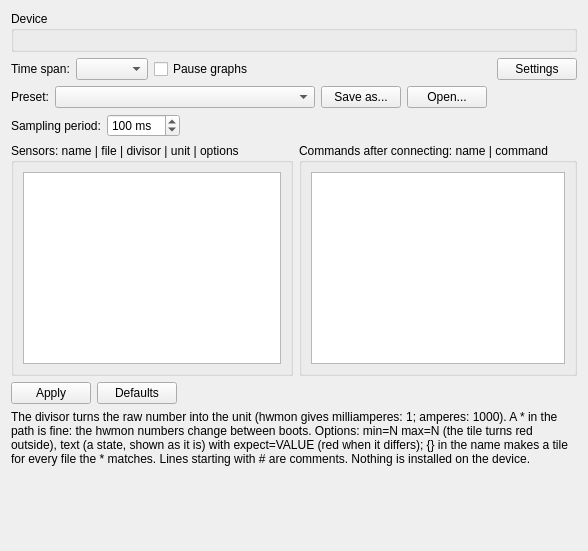
<?xml version="1.0" encoding="UTF-8"?>
<ui version="4.0">
 <class>HwmonPage</class>
 <widget class="QWidget" name="HwmonPage">
  <layout class="QVBoxLayout" name="rootLayout" stretch="0,0,0,1">
   <item>
    <widget class="QGroupBox" name="infoBox">
     <property name="title"><string>Device</string></property>
     <layout class="QFormLayout" name="infoForm"/>
    </widget>
   </item>
   <item>
    <layout class="QHBoxLayout" name="controlsLayout">
     <item>
      <widget class="QLabel" name="windowLabel">
       <property name="text"><string>Time span:</string></property>
      </widget>
     </item>
     <item>
      <widget class="QComboBox" name="windowCombo"/>
     </item>
     <item>
      <widget class="QCheckBox" name="pauseCheck">
       <property name="text"><string>Pause graphs</string></property>
      </widget>
     </item>
     <item>
      <spacer name="controlsSpacer">
       <property name="orientation"><enum>Qt::Horizontal</enum></property>
       <property name="sizeHint" stdset="0"><size><width>40</width><height>20</height></size></property>
      </spacer>
     </item>
     <item>
      <widget class="QLabel" name="statusLabel"/>
     </item>
     <item>
      <widget class="QPushButton" name="settingsButton">
       <property name="text"><string>Settings</string></property>
       <property name="checkable"><bool>true</bool></property>
      </widget>
     </item>
    </layout>
   </item>
   <item>
    <widget class="QWidget" name="settingsPanel">
     <property name="visible"><bool>false</bool></property>
     <layout class="QVBoxLayout" name="settingsLayout">
      <property name="leftMargin"><number>0</number></property>
      <property name="topMargin"><number>0</number></property>
      <property name="rightMargin"><number>0</number></property>
      <property name="bottomMargin"><number>0</number></property>
      <item>
       <layout class="QHBoxLayout" name="presetRow" stretch="0,0,0,0,1">
        <item>
         <widget class="QLabel" name="presetLabel">
          <property name="text"><string>Preset:</string></property>
         </widget>
        </item>
        <item>
         <widget class="QComboBox" name="presetCombo">
          <property name="minimumSize"><size><width>260</width><height>0</height></size></property>
         </widget>
        </item>
        <item>
         <widget class="QPushButton" name="saveButton">
          <property name="text"><string>Save as...</string></property>
         </widget>
        </item>
        <item>
         <widget class="QPushButton" name="openButton">
          <property name="text"><string>Open...</string></property>
         </widget>
        </item>
        <item>
         <widget class="QLabel" name="presetNote">
          <property name="wordWrap"><bool>true</bool></property>
         </widget>
        </item>
       </layout>
      </item>
      <item>
       <layout class="QHBoxLayout" name="periodRow">
        <item>
         <widget class="QLabel" name="periodLabel">
          <property name="text"><string>Sampling period:</string></property>
         </widget>
        </item>
        <item>
         <widget class="QSpinBox" name="periodSpin">
          <property name="suffix"><string> ms</string></property>
          <property name="minimum"><number>20</number></property>
          <property name="maximum"><number>2000</number></property>
          <property name="value"><number>100</number></property>
         </widget>
        </item>
        <item>
         <spacer name="periodSpacer">
          <property name="orientation"><enum>Qt::Horizontal</enum></property>
          <property name="sizeHint" stdset="0"><size><width>40</width><height>20</height></size></property>
         </spacer>
        </item>
       </layout>
      </item>
      <item>
       <layout class="QHBoxLayout" name="listsRow" stretch="3,2">
        <item>
         <widget class="QGroupBox" name="sensorsBox">
          <property name="title"><string>Sensors: name | file | divisor | unit | options</string></property>
          <layout class="QVBoxLayout" name="sensorsLayout">
           <item>
            <widget class="QPlainTextEdit" name="sensorsEdit">
             <property name="font"><font><family>monospace</family></font></property>
             <property name="lineWrapMode"><enum>QPlainTextEdit::NoWrap</enum></property>
            </widget>
           </item>
          </layout>
         </widget>
        </item>
        <item>
         <widget class="QGroupBox" name="infoCmdBox">
          <property name="title"><string>Commands after connecting: name | command</string></property>
          <layout class="QVBoxLayout" name="infoCmdLayout">
           <item>
            <widget class="QPlainTextEdit" name="infoEdit">
             <property name="font"><font><family>monospace</family></font></property>
             <property name="lineWrapMode"><enum>QPlainTextEdit::NoWrap</enum></property>
            </widget>
           </item>
          </layout>
         </widget>
        </item>
       </layout>
      </item>
      <item>
       <layout class="QHBoxLayout" name="buttonRow" stretch="0,0,1">
        <item>
         <widget class="QPushButton" name="applyButton">
          <property name="text"><string>Apply</string></property>
         </widget>
        </item>
        <item>
         <widget class="QPushButton" name="defaultsButton">
          <property name="text"><string>Defaults</string></property>
         </widget>
        </item>
        <item>
         <widget class="QLabel" name="errorLabel">
          <property name="styleSheet"><string>color: #c62828;</string></property>
          <property name="wordWrap"><bool>true</bool></property>
         </widget>
        </item>
       </layout>
      </item>
      <item>
       <widget class="QLabel" name="hintLabel">
        <property name="text"><string>The divisor turns the raw number into the unit (hwmon gives milliamperes: 1; amperes: 1000). A * in the path is fine: the hwmon numbers change between boots. Options: min=N max=N (the tile turns red outside), text (a state, shown as it is) with expect=VALUE (red when it differs); {} in the name makes a tile for every file the * matches. Lines starting with # are comments. Nothing is installed on the device.</string></property>
        <property name="wordWrap"><bool>true</bool></property>
       </widget>
      </item>
     </layout>
    </widget>
   </item>
   <item>
    <widget class="QScrollArea" name="tilesScroll">
     <property name="frameShape"><enum>QFrame::NoFrame</enum></property>
     <property name="widgetResizable"><bool>true</bool></property>
     <widget class="QWidget" name="tilesHost">
      <layout class="QGridLayout" name="tilesGrid">
       <property name="leftMargin"><number>0</number></property>
       <property name="topMargin"><number>0</number></property>
       <property name="rightMargin"><number>0</number></property>
       <property name="bottomMargin"><number>0</number></property>
      </layout>
     </widget>
    </widget>
   </item>
  </layout>
 </widget>
 <resources/>
 <connections/>
</ui>
